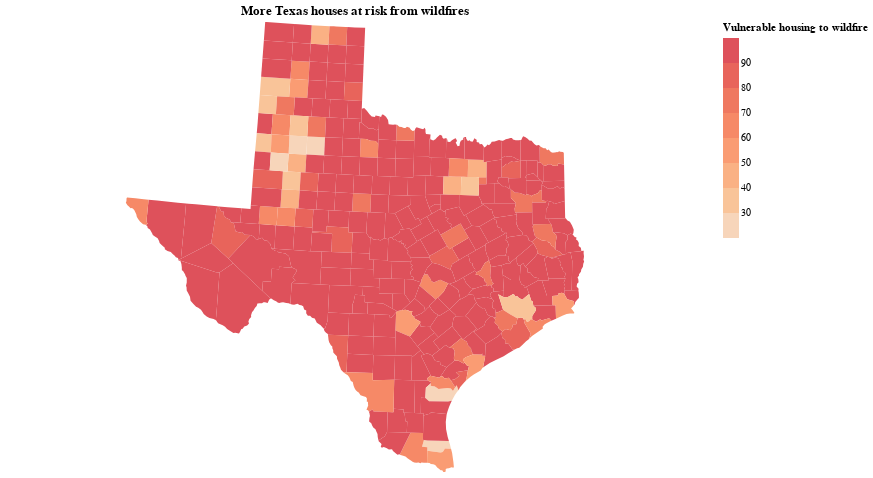

Notebook code for this chart:
### Code cell
countiesMap

### Figure 1 — Vega-Lite specification as saved in the notebook (floating-point values rounded to 4 significant figures; data arrays with more than 128 entries replaced by an {"elided": "..."} marker saying what was removed)
{"config": {"view": {"continuousWidth": 400, "continuousHeight": 300, "strokeWidth": 0}}, "data": {"name": "data-a23a6bdf1407b949600afca7d1e0342b"}, "mark": "geoshape", "encoding": {"color": {"bin": {"maxbins": 5, "step": 10}, "field": "pct_burned", "legend": {"title": "Vulnerable housing to wildfire"}, "scale": {"scheme": "lightorange"}, "type": "quantitative"}, "tooltip": [{"field": "name_y", "title": "County", "type": "nominal"}, {"field": "pct_burned", "title": "Vulnerable housing to wildfire", "type": "quantitative"}]}, "height": 450, "projection": {"type": "albersUsa"}, "title": "More Texas houses at risk from wildfires", "width": 700, "$schema": "https://vega.github.io/schema/vega-lite/v4.17.0.json", "datasets": {"data-a23a6bdf1407b949600afca7d1e0342b": {"elided": "254 records"}}}
